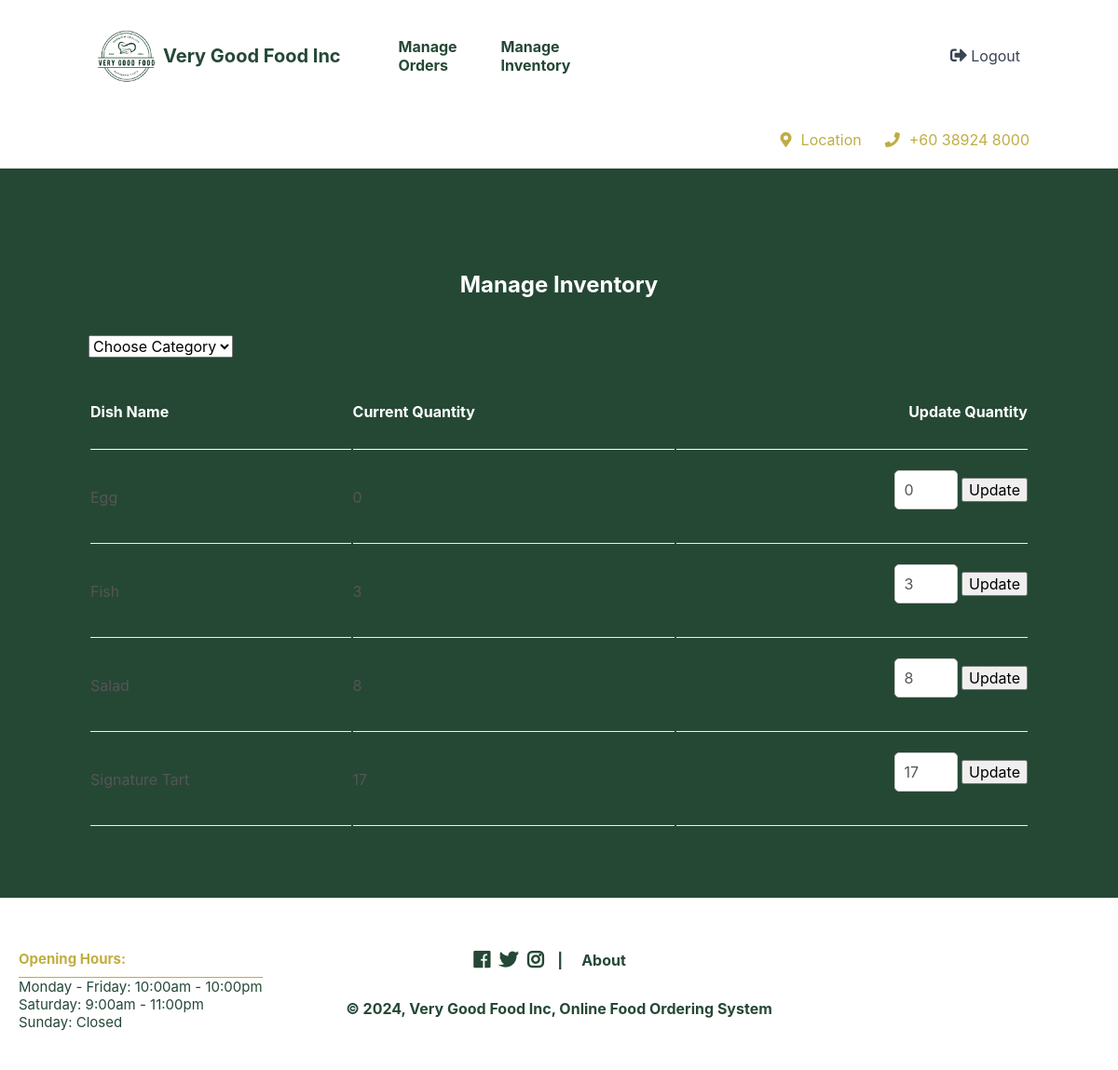
/index.php?page=managedishes (signed in), run on an earlier commit of the app's database.
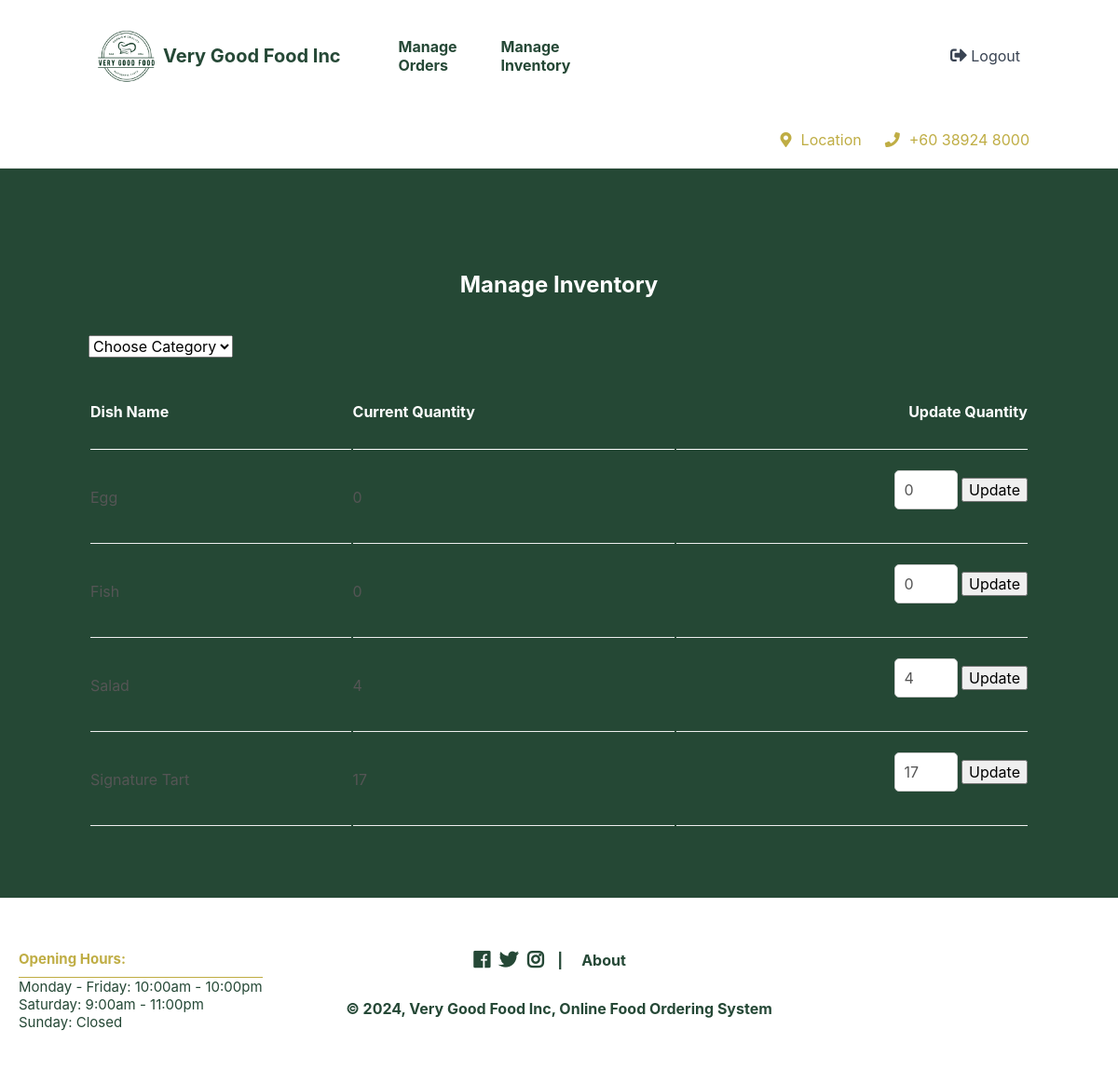
And on a later commit of the database.
### tables this page shows
CREATE TABLE `dishes` (
  `id` int(11) NOT NULL,
  `name` varchar(200) NOT NULL,
  `description` text NOT NULL,
  `price` decimal(7,2) NOT NULL,
  `quantity` int(11) NOT NULL,
  `img` text NOT NULL,
  `category_id` int(11) NOT NULL
);

### managedishes.php (the view, shortened to what this page needs)
<?php
$num_dishes_on_page = 10;
$current_page = isset($_GET['p']) && is_numeric($_GET['p']) ? (int)$_GET['p'] : 1;
$selected_category = isset($_GET['category_id']) ? $_GET['category_id'] : false;
if ($selected_category) {
    $stmt = $pdo->prepare('SELECT id, name, quantity FROM dishes WHERE category_id = :category_id LIMIT :current_page, :record_per_page');
    $stmt->bindValue(':category_id', $_GET['category_id'], PDO::PARAM_STR);
    $stmt->bindValue(':current_page', ($current_page - 1) * $num_dishes_on_page, PDO::PARAM_INT);
    $stmt->bindValue(':record_per_page', $num_dishes_on_page, PDO::PARAM_INT);
    $stmt->execute();
    $dishes = $stmt->fetchAll(PDO::FETCH_ASSOC);
    if (!$dishes) {
        error_page('Dishes not found', 'No dishes loaded');
        error_log('Cannot get dishes from database.');
        exit();
    }
}
else {
    $stmt = $pdo->prepare('SELECT id, name, quantity FROM dishes ORDER BY quantity LIMIT :current_page, :record_per_page');
    $stmt->bindValue(':current_page', ($current_page - 1) * $num_dishes_on_page, PDO::PARAM_INT);
    $stmt->bindValue(':record_per_page', $num_dishes_on_page, PDO::PARAM_INT);
    $stmt->execute();
    $dishes = $stmt->fetchAll(PDO::FETCH_ASSOC);
}
?>
<?=template_header('Manage Inventory')?>
<div class="cart content-wrapper">
    <h1>Manage Inventory</h1>
    <form method="get" action="index.php?page=managedishes">
        <select name="category_id" onchange="this.form.submit()">
            <option value="">Choose Category</option>
        </select>
    </form>
    <table>
            <thead>
                <tr>
                    <td>Dish Name</td>
                    <td>Current Quantity</td>
                    <td>Update Quantity</td>
                </tr>
            </thead>
            <tbody>
                <?php foreach ($dishes as $dish): ?>
                <tr>
                    <td><?=$dish['name']?></td>
                    <td><?=$dish['quantity']?></td>
                    <td>
                        <form method="post" action="index.php?page=managedishes">
                            <input type="number" name="update_quantity" value="<?=$dish['quantity']?>" min="0" placeholder="New Qty" required>
                            <input type="submit" value="Update">
                        </form>
                    </td>
                </tr>
                <?php endforeach; ?>
            </tbody>
        </table>
    <div class="buttons">
    </div>
</div>
<?=template_footer()?>

What changed in the data, as far as the page shows it:
changed dishes "Fish": quantity "3" → "0"; update_quantity "3" → "0"
changed dishes "Salad": quantity "8" → "4"; update_quantity "8" → "4"
